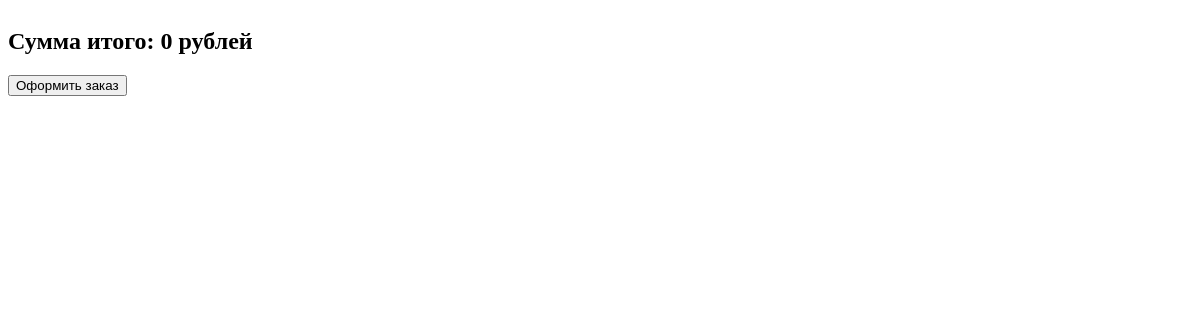
Page /cart/ on the earlier database version.
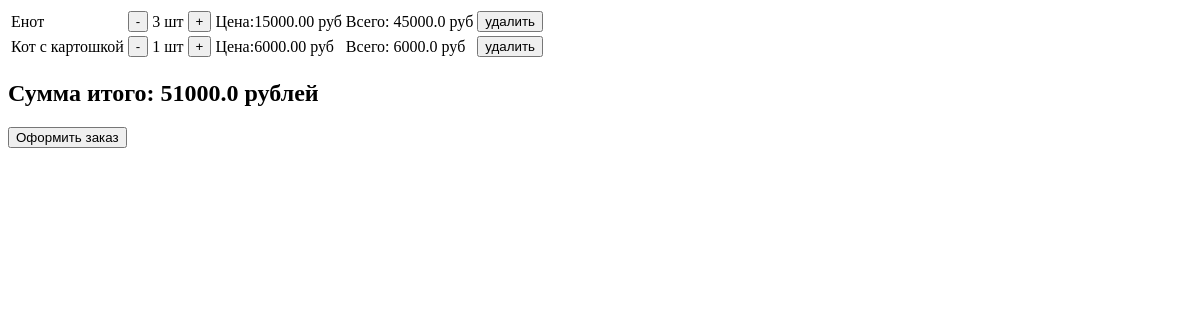
Same page on the later database version.
### korzina/models.py (models this page shows, shortened)
class Korzina(models.Model):
    user = models.ForeignKey(User, on_delete=models.CASCADE, blank=True, null=True)
    tovar = models.ForeignKey(Tovar, on_delete=models.CASCADE)
    count = models.IntegerField()
    summa = models.DecimalField(decimal_places=2, max_digits=8)
    def calcSumma(self):
        return self.count * self.tovar.price * self.tovar.discount

class Tovar(models.Model):
    opis = models.CharField(max_length=50)
    price = models.IntegerField()
    image = models.URLField(max_length=50)
    discount = models.FloatField(default=1)

### korzina/views.py (the view)
# urls.py: path('cart/',views.toKorz,name='toKorz'),
@method_decorator(csrf_exempt, name='dispatch')
def toKorz(req):
    items = Korzina.objects.filter(user_id=req.user.id)
    myform = MyForms()
    itog = 0
    for i in items:
        itog += i.calcSumma()
    data = {'items': items, 'itog': itog, 'myform': myform}
    return render(req, 'korzina.html', data)

### templates/korzina.html (shortened to what this page needs)
<!DOCTYPE html>
{% load static %}
<html lang="en">
<head>
</head>
<body>
<table>
    {% for one in items %}
        <tr>
            <td>{{ one.tovar.opis }}</td>
            <td>
                <a href="{% url 'count' -1 one.id %}">
                    <button>-</button>
                </a>
            </td>
            <td>{{ one.count }} шт</td>
            <td>
                <a href="{% url 'count' 1 one.id %}">
                    <button>+</button>
                </a>
            </td>
            <td>Цена:{{ one.summa }} руб</td>
            <td>Всего: {{ one.calcSumma }} руб</td>
            <td>
                <a href="{% url 'del' one.id %}">
                    <button>удалить</button>
                </a>
            </td>
        </tr>
    {% endfor %}
</table>
<h2>Сумма итого: {{ itog }} рублей</h2>
<button id="fin">Оформить заказ</button>
</body>
</html>

Differences in the rows shown:
added Korzina: tovar.opis "Енот", count "3", summa "15000.00", calcSumma "45000.0"
added Korzina: tovar.opis "Кот с картошкой", count "1", summa "6000.00", calcSumma "6000.0"
Other differences:
{{ itog }}: "0" → "51000.0"
